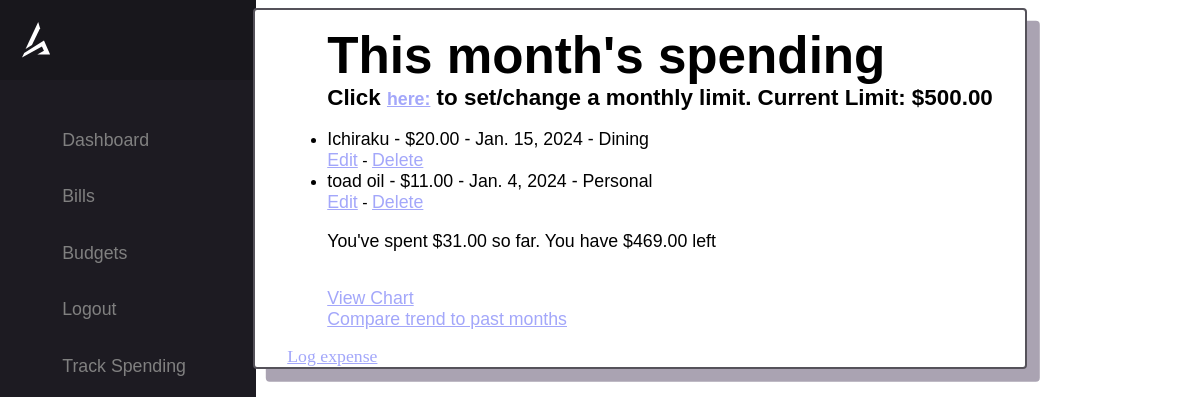
The page /logged_expenses/ (signed in) on the database its author committed.
### tracker/models.py (models this page shows, shortened)
class ExpenseLimit(models.Model):
    user = models.ForeignKey(User, on_delete=models.CASCADE)
    limit = models.DecimalField(max_digits=10, decimal_places=2, default=0.00)

class LoggedExpense(models.Model):
    user = models.ForeignKey(User, on_delete=models.CASCADE)
    name = models.CharField(max_length=255, default='')
    expense_type = models.ForeignKey(ExpenseType, on_delete=models.CASCADE)
    amount = models.DecimalField(max_digits=10, decimal_places=2)
    date = models.DateField()
    month_year = models.CharField(max_length=7, editable=False)  # Format: YYYY-MM

class ExpenseType(models.Model):
    name = models.CharField(max_length=100)
    def __str__(self):
        return self.name

### tracker/views.py (the view)
# urls.py: path('logged_expenses/', logged_expenses, name='logged_expenses'),
@login_required
def logged_expenses(request):
    if timezone.now().month <= 9:
        monthyear = f'{timezone.now().year}-0{timezone.now().month}'
    else:
        monthyear = f'{timezone.now().year}-{timezone.now().month}'
    print(monthyear)
    user=request.user
    limit = ExpenseLimit.objects.filter(user=user).first()
    logs = LoggedExpense.objects.filter(user=user, month_year=monthyear).exclude(user=None)
    data = spending_chart(request)
    labels = data.get('labels')
    amounts = data.get('data')
    monthly_data = monthly_report(request)
    monthly_labels = monthly_data.get('labels')
    monthly_amounts = monthly_data.get('data')
    total_expenses = 0
    if limit:
        for log in logs:
            total_expenses += log.amount
        remainder = limit.limit - total_expenses
    else:
        remainder = 0
    return render(request, 'tracker/logged_expenses.html', {'logs': logs, 'monthly_labels': monthly_labels, 'monthly_amounts': monthly_amounts,'limit': limit, 'total': total_expenses, 'remainder': remainder, 'labels': labels, 'amounts': amounts})

### tracker/views.py (called while the page is built)
def monthly_report(request):
    monthly_total=0.0
    monthyear = []
    totals = []
    logs = LoggedExpense.objects.filter(user=request.user).exclude(user=None)
    for log in logs:
        log.month_year = log.date.strftime('%Y-%m')
        if log.month_year not in monthyear:
            monthyear.append(log.month_year)
    print(monthyear)
    monthly_objects = []
    for i in range(len(monthyear)):
        monthly_total=0
        for log in logs:
            if log.month_year == monthyear[i]:
                monthly_total += float(log.amount)
        totals.append(round(float(monthly_total),2))
    chartdata = {
        'labels': monthyear,
        'data': totals
    }
    return render(request, 'monthly_report.html', {'labels' : monthyear, 'data': totals})

### tracker/templates/monthly_report.html (shortened to what this page needs)
{% extends 'base.html' %}
{% load static %}

### tracker/templates/tracker/logged_expenses.html (shortened to what this page needs)
{% extends 'base.html' %}
{% block content %}
    <ul>
        <h2>This month's spending</h2>
        <h6>Click <a href="{% url 'set_expense_limit' %}">here:</a>  to set/change a monthly limit. Current Limit: ${{limit.limit}}</h6>
        <br>
        {% for log in logs %}
            <li>
                <p>{{ log.name }} - ${{ log.amount }} - {{log.date}} - {{log.expense_type}}</p>
                <a href="{% url 'edit_log' log.id %}">Edit</a> -
                <a href="{% url 'delete_log' log.id %}">Delete</a><br>
            </li>
        {% endfor %}
        <br>
        <p>You've spent ${{ total|floatformat:2 }} so far. You have ${{ remainder|floatformat:2 }} left</p>
        <br>
        <br>
        <a href="{% url 'budget_visualization' %}">View Chart</a><br>
        <a href="{% url 'monthly_report' %}">Compare trend to past months</a>
    </ul>
    <a href="{% url 'new_log' %}">Log expense</a><br>
{% endblock %}

### tracker/static/tracker/style.css (style rules this page uses)
:root { --primary: 237, 90%, 81%; --background: red; --background-secondary: 256, 12%, 12%; --background-secondary-dark: 256, 10%, 10%; --background-secondary-light: 257, 11%, 16%; --text-primary: 0, 0%, 0%; --black: 0, 0%, 0%; --white: 0, 0%, 100%; --quite-gray: 0, 0%, 50%; --grooble: 10, 28%, 93%; --heading-large: 5.6rem; --heading-medium: 3.6rem; --heading-small: 2.4rem; --paragraph: 1.11rem; --navbar-buttons: 2.4rem; --transition-main: .175, .685, .32; --font-main: "Open Sans"; --accent: #55525a; --accent-alpha: #8b8297bb; --text: #000; --text-secondary: #000000cc; --container: #fff; --section-color: #fff; }
*, *::before, *::after { box-sizing: inherit; }
html, body { margin: 0; width: 100%; color: hsl(var(--text-primary)); font-family: 'Barlow Condensed', sans-serif; background-color: hsl(var(--background)); -webkit-font-smoothing: antialiased; scroll-behavior: smooth; box-sizing: border-box; }
h1, h2, h3, h4, h5, h6 { margin: 0; }
h2 { font-size: var(--heading-medium); }
h6 { font-size: calc(var(--heading-small) - .6rem); }
h1, h2 { font-weight: 900; }
h3, h4, h5, h6 { font-weight: 800; }
p { margin: 0; font-size: var(--paragraph); background-color: hsl(var(--background)); }
a { color: hsla(var(--primary), 1); font-size: var(--paragraph); text-decoration: underline; }
ul, ol { margin: 1em 0; align-items: 'center'; font-family: 'Gill Sans', 'Gill Sans MT', Calibri, 'Trebuchet MS', sans-serif; background-color: hsl(var(--background)); }
@media only screen and (max-width: 1660px) { :root { --heading-large: 5.4rem; --heading-medium: 3.4rem; --heading-small: 2.2rem; } }
@media only screen and (max-width: 1456px) { :root { --heading-large: 5.2rem; --heading-medium: 3.2rem; --heading-small: 2rem; } }

### rows shown on the page
ExpenseLimit: limit "500.00"
LoggedExpense: name "Ichiraku", amount "20.00", date "Jan. 15, 2024", expense_type "Dining"
LoggedExpense: name "toad oil", amount "11.00", date "Jan. 4, 2024", expense_type "Personal"

### other values the page prints
{{ total|floatformat:2 }} "31.00"
{{ remainder|floatformat:2 }} "469.00"
